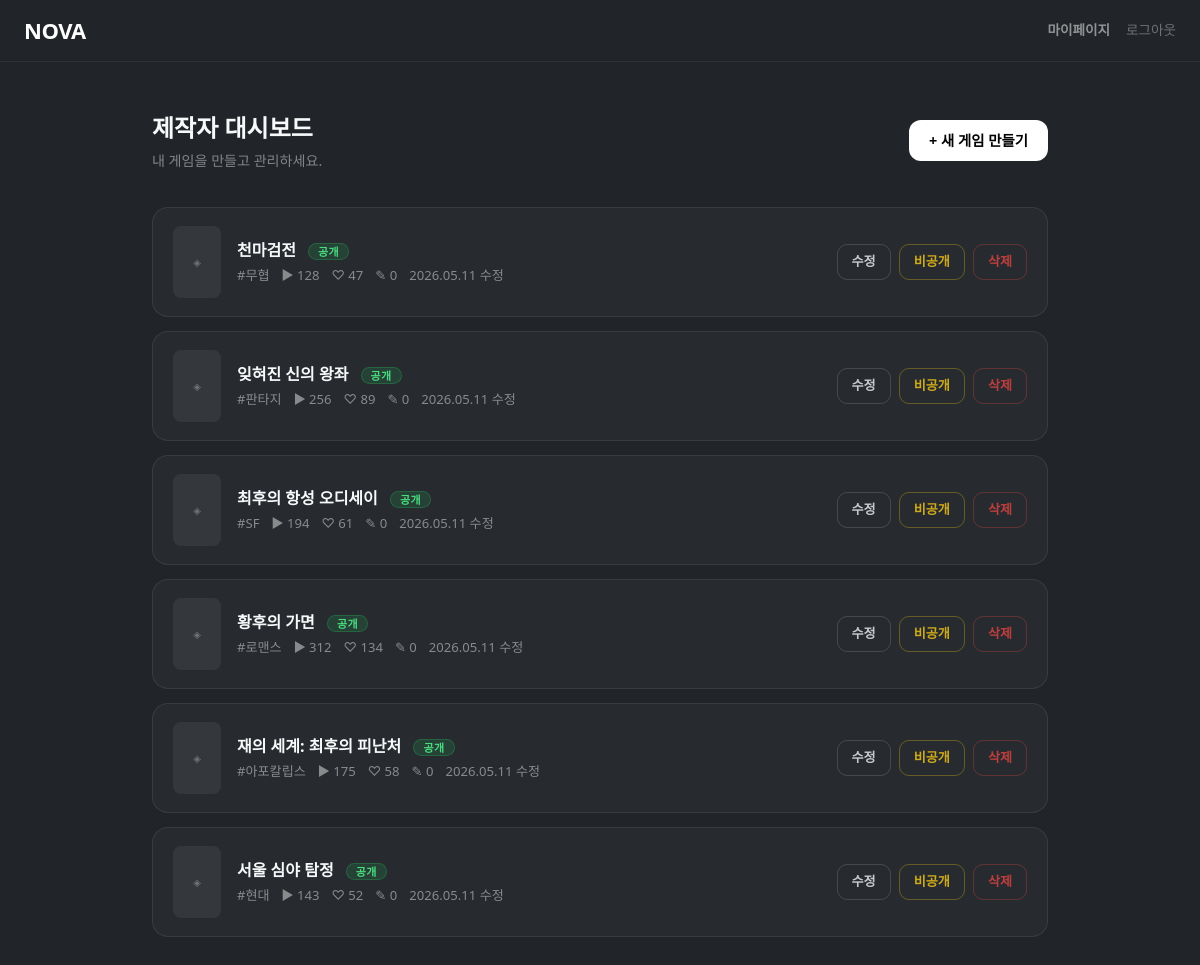
The page /gamebuilder/dashboard/ (signed in) on the database as committed earlier.
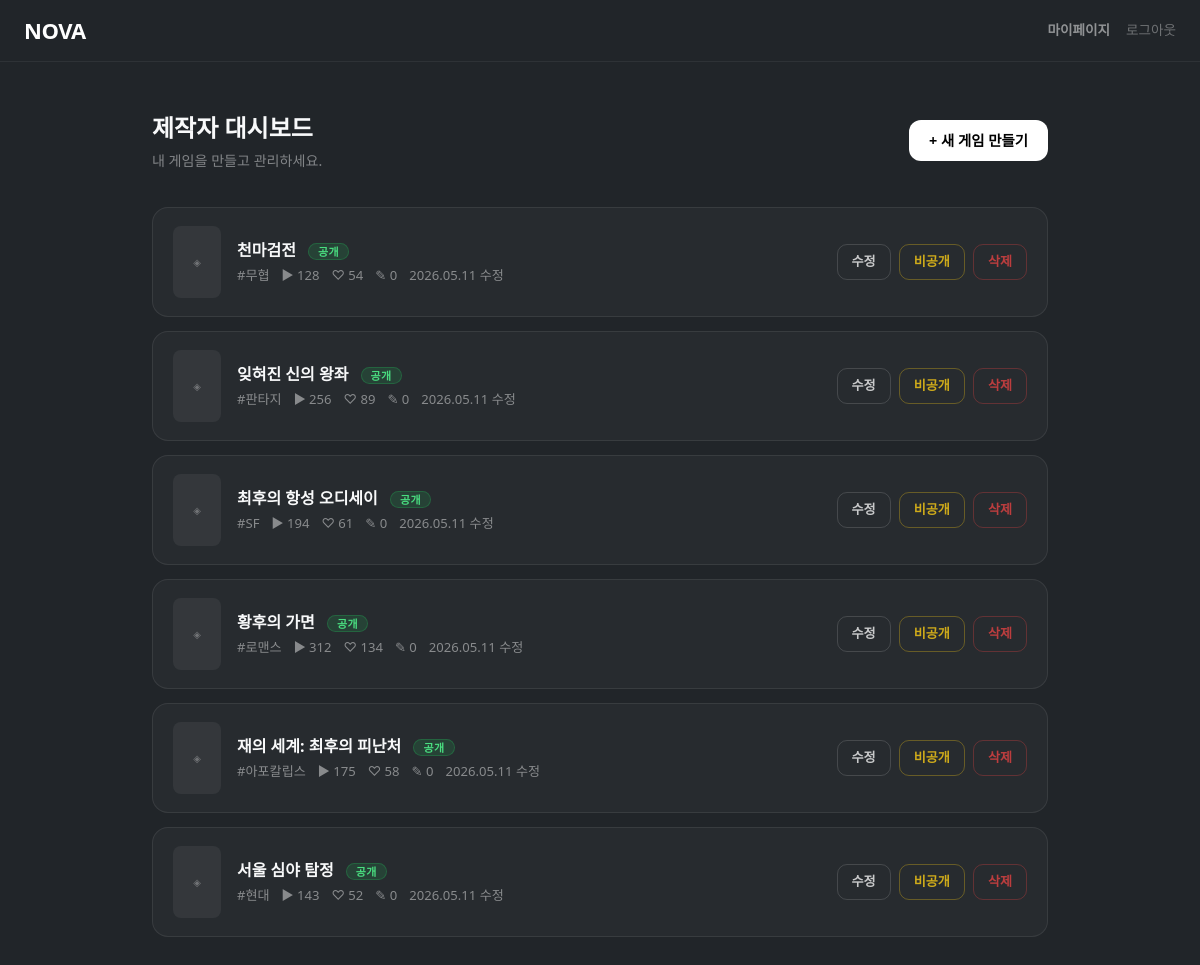
The same page on the database as committed later.
### gamebuilder/models.py (models this page shows, shortened)
class Game(models.Model):
    title = models.CharField(max_length=100)
    genre = models.CharField(max_length=20, choices=GENRE_CHOICES)
    extra_tags = models.JSONField(default=list, blank=True)
    description = models.CharField(max_length=300, blank=True)
    world_setting = models.TextField(blank=True)   # 모달 세계관 요약
    detailed_desc = models.TextField(blank=True)   # 상세 페이지 설명
    prologue = models.TextField(blank=True)        # 프롤로그 미리보기
    prompt_template = models.CharField(max_length=100, blank=True, default="기본 템플릿")
    thumb_url = models.CharField(max_length=500, blank=True)
    play_count = models.PositiveIntegerField(default=0)
    like_count = models.PositiveIntegerField(default=0)
    is_published = models.BooleanField(default=False)
    created_by = models.ForeignKey(
        settings.AUTH_USER_MODEL,
        on_delete=models.CASCADE,
        related_name="created_games",
    )
    created_at = models.DateTimeField(auto_now_add=True)
    updated_at = models.DateTimeField(auto_now=True)

### gamebuilder/views.py (the view)
# urls.py: path("dashboard/", views.dashboard, name="dashboard"),
@login_required
def dashboard(request):
    games = Game.objects.filter(created_by=request.user).order_by("-updated_at")
    return render(request, "gamebuilder/dashboard.html", {"games": games})

### templates/gamebuilder/dashboard.html (shortened to what this page needs)
{% extends "base.html" %}
{% block content %}
<div class="db-wrap">
  <div class="db-header">
    <div>
      <div class="db-title">제작자 대시보드</div>
      <div class="db-subtitle">내 게임을 만들고 관리하세요.</div>
    </div>
    <a href="{% url 'gamebuilder:create' %}" class="btn-new">+ 새 게임 만들기</a>
  </div>
  {% if games %}
  <div class="game-list">
    {% for g in games %}
    <div class="game-row">
      <div class="game-row-thumb">
        {% if g.thumb_url %}
          <img src="{{ g.thumb_url }}" alt="{{ g.title }}" onerror="this.style.display='none'">
        {% else %}
          ◈
        {% endif %}
      </div>
      <div class="game-row-info">
        <div class="game-row-title">
          {{ g.title }}
          <span class="badge {% if g.is_published %}badge-pub{% else %}badge-draft{% endif %}" style="margin-left:8px;">
            {% if g.is_published %}공개{% else %}비공개{% endif %}
          </span>
        </div>
        <div class="game-row-meta">
          <span>#{{ g.genre }}</span>
          <span>▶ {{ g.play_count }}</span>
          <span>♡ {{ g.like_count }}</span>
          <span>✎ {{ g.comments.count }}</span>
          <span>{{ g.updated_at|date:"Y.m.d" }} 수정</span>
        </div>
      </div>
      <div class="game-row-actions">
        <a href="{% url 'gamebuilder:edit' g.pk %}" class="act-btn">수정</a>
        <form method="post" action="{% url 'gamebuilder:toggle_publish' g.pk %}" style="margin:0;">
          {% if g.is_published %}
            <button type="submit" class="act-btn unpublish">비공개</button>
          {% else %}
            <button type="submit" class="act-btn publish">공개</button>
          {% endif %}
        </form>
        <form method="post" action="{% url 'gamebuilder:delete' g.pk %}" style="margin:0;"
              onsubmit="return confirm('정말 삭제하시겠습니까?')">
          <button type="submit" class="act-btn danger">삭제</button>
        </form>
      </div>
    </div>
    {% endfor %}
  </div>
  {% else %}
  <div class="empty-state">
    <div class="big">◈</div>
    <p>아직 만든 게임이 없습니다.<br>첫 번째 게임을 만들어보세요!</p>
  </div>
  {% endif %}
</div>
{% endblock %}

### templates/base.html (shortened to what this page needs)
<!doctype html>
<html lang="ko">
<head>
  <link href="https://cdn.jsdelivr.net/npm/bootstrap@5.3.3/dist/css/bootstrap.min.css" rel="stylesheet">
</head>
<body class="bg-dark text-light">
  {% block topbar %}
  <div style="flex-shrink:0; padding: 14px 24px; display:flex; align-items:center; justify-content:space-between;
              border-bottom:1px solid rgba(255,255,255,0.06);">
    <a href="/" style="font-weight:900; font-size:22px; letter-spacing:-.5px; color:#fff; text-decoration:none;">NOVA</a>
    <div style="display:flex; align-items:center; gap:16px;">
      {% if user.is_authenticated %}
        <a href="{% url 'profiles:mypage' %}"
           style="font-size:.85rem; color:rgba(255,255,255,0.5); text-decoration:none; font-weight:600;"
           onmouseover="this.style.color='#fff'" onmouseout="this.style.color='rgba(255,255,255,0.5)'">마이페이지</a>
        <a href="{% url 'logout' %}"
           style="font-size:.85rem; color:rgba(255,255,255,0.35); text-decoration:none;"
           onmouseover="this.style.color='#fff'" onmouseout="this.style.color='rgba(255,255,255,0.35)'">로그아웃</a>
      {% else %}
        <a href="{% url 'login' %}"
           style="font-size:.85rem; color:rgba(255,255,255,0.5); text-decoration:none; font-weight:600;"
           onmouseover="this.style.color='#fff'" onmouseout="this.style.color='rgba(255,255,255,0.5)'">로그인</a>
      {% endif %}
    </div>
  </div>
  {% endblock %}
  <div class="{% block wrap_class %}page-wrap{% endblock %}">
    {% block content %}{% endblock %}
  </div>
</body>
</html>

### templates/gamebuilder/dashboard.html (style rules this page uses)
.db-wrap { max-width: 960px; margin: 0 auto; padding: 48px 32px 80px; }
.db-header { display: flex; align-items: center; justify-content: space-between; margin-bottom: 36px; }
.db-title { font-size: 1.5rem; font-weight: 900; }
.db-subtitle { font-size: .88rem; opacity: .45; margin-top: 4px; }
.btn-new { padding: 10px 20px; border-radius: 12px; background: #fff; color: #000; font-size: .9rem; font-weight: 800; text-decoration: none; border: none; cursor: pointer; transition: background .12s; }
.game-list { display: flex; flex-direction: column; gap: 14px; }
.game-row { display: flex; align-items: center; gap: 16px; background: rgba(255,255,255,0.03); border: 1px solid rgba(255,255,255,0.08); border-radius: 16px; padding: 18px 20px; }
.game-row-thumb { width: 48px; height: 72px; border-radius: 8px; object-fit: cover; flex-shrink: 0; background: rgba(255,255,255,0.06); display: flex; align-items: center; justify-content: center; font-size: 10px; color: rgba(255,255,255,0.3); overflow: hidden; }
.game-row-info { flex: 1; min-width: 0; }
.game-row-title { font-weight: 800; font-size: 1rem; margin-bottom: 4px; }
.game-row-meta { font-size: .82rem; color: rgba(255,255,255,0.45); display: flex; gap: 12px; flex-wrap: wrap; }
.badge { display: inline-block; padding: 2px 9px; border-radius: 999px; font-size: 11px; font-weight: 700; letter-spacing: .04em; }
.badge-pub { background: rgba(34,197,94,0.15); color: #4ade80; border: 1px solid rgba(34,197,94,0.25); }
.game-row-actions { display: flex; gap: 8px; flex-shrink: 0; }
.act-btn { padding: 7px 14px; border-radius: 10px; font-size: .82rem; font-weight: 700; cursor: pointer; border: 1px solid rgba(255,255,255,0.14); background: transparent; color: rgba(255,255,255,0.75); text-decoration: none; transition: background .12s; }
.act-btn.danger { border-color: rgba(239,68,68,0.3); color: rgba(239,68,68,0.75); }
.act-btn.unpublish { border-color: rgba(250,204,21,0.3); color: rgba(250,204,21,0.8); }

Rows that differ between the two databases and show on the page:
changed Game "천마검전": like_count "47" → "54"
